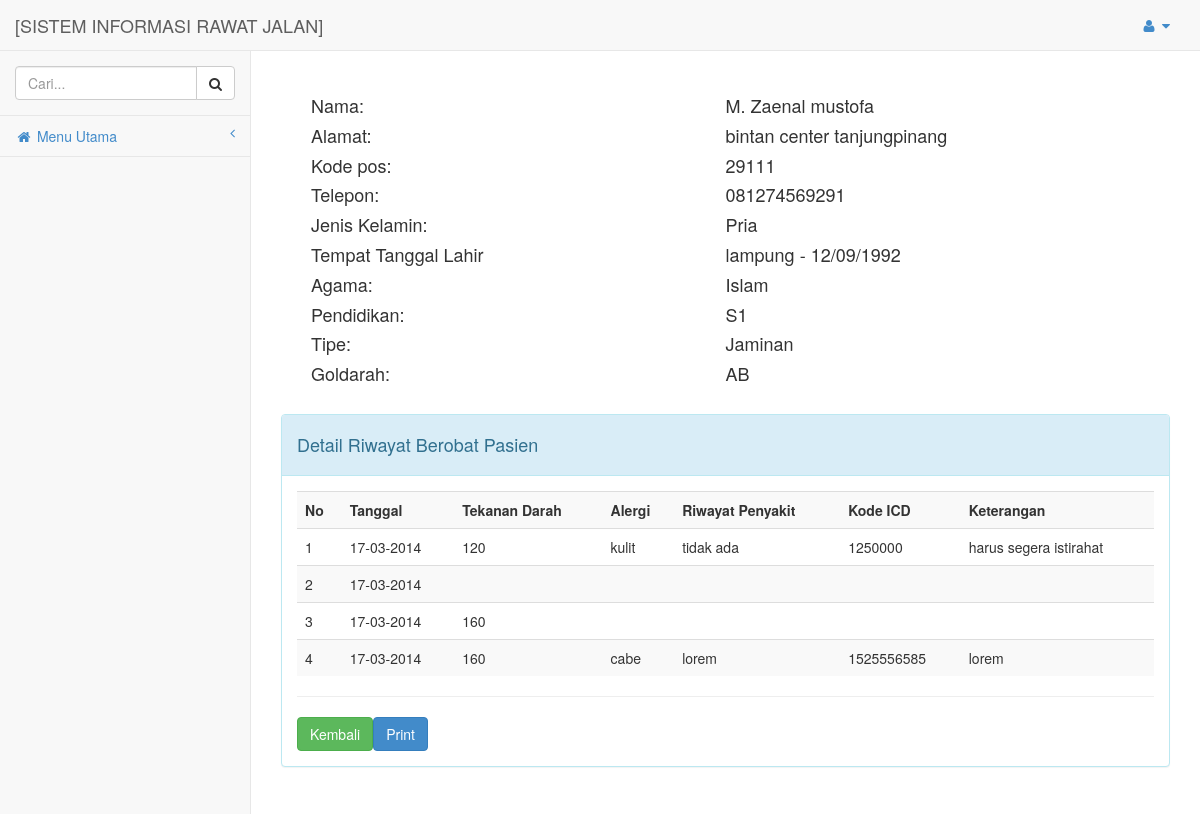
Page /kartu_pasien.php?id=14 (signed in) on the committed database.
### tables this page shows
CREATE TABLE IF NOT EXISTS `pasien` (
  `id` int(11) NOT NULL AUTO_INCREMENT,
  `nama` varchar(50) NOT NULL,
  `alamat` varchar(100) NOT NULL,
  `kodepos` varchar(5) NOT NULL,
  `telepon` varchar(12) NOT NULL,
  `jk` char(1) NOT NULL,
  `tampat` varchar(100) NOT NULL,
  `tgl` varchar(10) NOT NULL,
  `agama` char(1) NOT NULL,
  `pendidikan` char(1) NOT NULL,
  `tipe` char(1) NOT NULL,
  `goldarah` char(1) NOT NULL,
  PRIMARY KEY (`id`)
);

CREATE TABLE IF NOT EXISTS `catatan_medis` (
  `id` int(11) NOT NULL AUTO_INCREMENT,
  `id_pasien` int(11) NOT NULL,
  `tanggal` varchar(10) NOT NULL,
  `takanan_darah` varchar(4) NOT NULL,
  `alergi` varchar(25) NOT NULL,
  `riwayat_penyakit` varchar(100) NOT NULL,
  `kode_ICD` varchar(25) NOT NULL,
  `Keterangan` varchar(200) NOT NULL,
  PRIMARY KEY (`id`)
);

### function.php (called while the page is built, shortened)
<?php
	function gol_dar($golongan){
		switch ($golongan) {
				case '4':
				return "AB";
				break;
		}
	}
	function jk($jenis){
		switch ($jenis) {
			case '1':
				return 'Pria';
				break;
		}
	}
	function agama($agama){
		switch ($agama) {
			case '1':
				return "Islam";
				break;
		}
	}
	function pendidikan($nilai){
		switch ($nilai) {
			case '5':
				return "S1";
				break;
		}
	}
	function tipe_pasien($nilai){
		switch ($nilai) {
			case '3':
				return "Jaminan";
				break;
		}
	}
?>

### kartu_pasien.php (the view)
<?php include 'part/header.php'; ?>
<?php include 'detail_pasien.inc.php'; ?>
<div class="panel panel-info">
	<div class="panel-heading">
		<h4>Detail Riwayat Berobat Pasien</h4>
	</div>
		<div class="panel-body">
<?php
echo "<table class='table table-striped' >";
echo "<tr>";
echo "<td><b>No</b></td>";
echo "<td><b>Tanggal</b></td>";
echo "<td><b>Tekanan Darah</b></td>";
echo "<td><b>Alergi</b></td>";
echo "<td><b>Riwayat Penyakit</b></td>";
echo "<td><b>Kode ICD</b></td>";
echo "<td><b>Keterangan</b></td>";
echo "</tr>";
if(isset($_GET['id'])){
$id = (int) $_GET['id'];
$result = mysql_query("SELECT * FROM `catatan_medis` WHERE id_pasien = $id") or trigger_error(mysql_error());
while($row = mysql_fetch_array($result)){
foreach($row AS $key => $value) { $row[$key] = stripslashes($value); }
echo "<tr>";
echo "<td valign='top'>" . nl2br( $row['id']) . "</td>";
echo "<td valign='top'>" . nl2br( $row['tanggal']) . "</td>";
echo "<td valign='top'>" . nl2br( $row['takanan_darah']) . "</td>";
echo "<td valign='top'>" . nl2br( $row['alergi']) . "</td>";
echo "<td valign='top'>" . nl2br( $row['riwayat_penyakit']) . "</td>";
echo "<td valign='top'>" . nl2br( $row['kode_ICD']) . "</td>";
echo "<td valign='top'>" . nl2br( $row['Keterangan']) . "</td>";
echo "</tr>";
}
echo "</table>";
echo "<hr />";
echo "<a href=list_pasien.php class='btn btn-success'>Kembali</a>";
echo "<span class='print'><a href='#' class='btn btn-primary'>Print</a></span>";
}
?>
</div>
<?php include 'part/footer.php'; ?>

### detail_pasien.inc.php
<?php
if(isset($_GET['id'])){
	$id = (int) $_GET['id'];
	$row = mysql_fetch_array ( mysql_query("SELECT * FROM `pasien` WHERE `id` = '$id' "));
}else{
	echo "<p class='text-danger'>Silahkan Pilih Id</p>";
}
?>
		<div class="panel-body">
			<div class="col-lg-6 align-right">
				<h4>Nama:</h4>
				<h4>Alamat:</h4>
				<h4>Kode pos:</h4>
				<h4>Telepon:</h4>
				<h4>Jenis Kelamin:</h4>
				<h4>Tempat Tanggal Lahir</h4>
				<h4>Agama:</h4>
				<h4>Pendidikan:</h4>
				<h4>Tipe:</h4>
				<h4>Goldarah:</h4>
			</div>
			<form action='' class="form-group">
				<h4><?= $row['nama'] ?></h4>
				<h4><?= $row['alamat'] ?></h4>
				<h4><?= $row['kodepos'] ?></h4>
				<h4><?= $row['telepon'] ?></h4>
				<h4><?= jk($row['jk']) ?></h4>
				<h4><?= $row['tampat'] ?> - <?= $row['tgl'] ?></h4>
				<h4><?= agama($row['agama']) ?></h4>
				<h4><?= pendidikan($row['pendidikan']) ?></h4>
				<h4><?= tipe_pasien($row['tipe']) ?></h4>
				<h4><?= gol_dar($row['goldarah']) ?></h4>
			</form>
</div>

### css/sb-admin.css (style rules this page uses)
body { background-color: #f8f8f8; }

### rows in the picture
pasien: nama "M. Zaenal mustofa", alamat "bintan center tanjungpinang", kodepos "29111", telepon "081274569291", jk "Pria", tampat "lampung", tgl "12/09/1992", agama "Islam", pendidikan "S1", tipe "Jaminan", goldarah "AB"
catatan_medis: id "1", tanggal "17-03-2014", takanan_darah "120", alergi "kulit", riwayat_penyakit "tidak ada", kode_ICD "1250000", Keterangan "harus segera istirahat"
catatan_medis: id "2", tanggal "17-03-2014"
catatan_medis: id "3", tanggal "17-03-2014", takanan_darah "160"
catatan_medis: id "4", tanggal "17-03-2014", takanan_darah "160", alergi "cabe", riwayat_penyakit "lorem", kode_ICD "1525556585", Keterangan "lorem"
